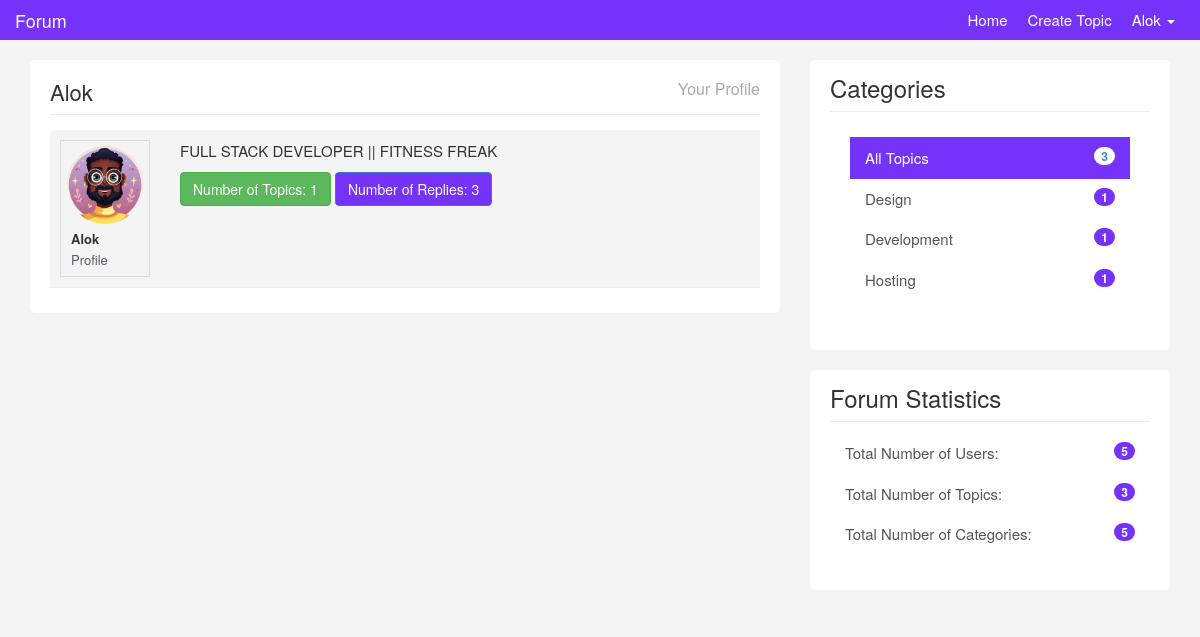
The app's page /users/profile.php?name=Alok (signed in) with its own data.
### tables this page shows
CREATE TABLE `users` (
  `id` int(11) NOT NULL,
  `name` varchar(250) NOT NULL,
  `email` varchar(200) NOT NULL,
  `username` varchar(255) DEFAULT NULL,
  `password` varchar(200) NOT NULL,
  `about` text NOT NULL,
  `avatar` varchar(200) NOT NULL,
  `created_at` timestamp NOT NULL DEFAULT current_timestamp()
);

CREATE TABLE `categories` (
  `id` int(5) NOT NULL,
  `name` varchar(200) NOT NULL,
  `created_at` timestamp NOT NULL DEFAULT current_timestamp()
);

### users/profile.php (the view, shortened to what this page needs)
<?php require "../includes/header.php";		?>
<?php require "../config/conf.php";			?>
<?php
        if(isset($_GET['name'])){
            $name = $_GET['name'];
            $select = $conn->query("SELECT * FROM users WHERE username='$name'");
            $select->execute();
            $users=$select->fetch(PDO::FETCH_OBJ);
            $num_topics = $conn->query("SELECT COUNT(*) as num_topics FROM topics WHERE user_name='$name'");
            $num_topics->execute();
            $allnum_topics=$num_topics->fetch(PDO::FETCH_OBJ);
            $num_replies = $conn->query("SELECT COUNT(*) as num_replies FROM replies WHERE user_name='$name'");
            $num_replies->execute();
            $allnum_replies=$num_replies->fetch(PDO::FETCH_OBJ);
        }
?>
    <div class="container">
      <div class="row">
        <div class="col-md-8">
          <div class="main-col">
            <div class="block">
              <h1 class="pull-left"><?php echo $users->name; ?></h1>
              <h4 class="pull-right">Your Profile</h4>
              <div class="clearfix"></div>
              <hr>
              <ul id="topics">
                              <li id="main-topic" class="topic topic">
                                  <div class="row">
                                      <div class="col-md-2">
                                          <div class="user-info">
                                              <img class="avatar pull-left rounded-circle" style="border-radius: 50%;" src="../img/<?php echo $users->avatar; ?>" />
                                              <ul>
                                                  <li><strong><?php echo $users->username; ?></strong></li>
                                                  <li><a href="profile.php?name=<?php echo $users->username; ?>">Profile</a>
                                              </ul>
                                          </div>
                                      </div>
                                      <div class="col-md-10">
                                          <div class="topic-content pull-right">
                                              <p>
                                                  <?php echo $users->about; ?>
                                              </p>
                                          </div>
                                              <a class="btn btn-success" href="" role="button">Number of Topics: <?php echo $allnum_topics->num_topics; ?></a>
                                              <a class="btn btn-primary" href="" role="button">Number of Replies: <?php echo $allnum_replies->num_replies; ?></a>
                                      </div>
                                  </div>
                              </li>
              </ul>
            </div>
          </div>
        </div>
        <?php require "../includes/footer.php";		?>

### includes/footer.php (shortened to what this page needs)
<?php
	$topics= $conn->query("SELECT COUNT(*) AS all_topics from topics");
	$topics->execute();
	$allTopics = $topics->fetch(PDO::FETCH_OBJ);
	$categories = $conn->query("
    SELECT
        categories.id AS id,
        categories.name AS name,
        COUNT(topics.category) AS count_category
    FROM
        categories
    LEFT JOIN
        topics ON categories.name = topics.category
    GROUP BY
        categories.name
    HAVING
        count_category > 0
");
$categories->execute();
$allCategories = $categories->fetchAll(PDO::FETCH_OBJ);
	$users = $conn->query("SELECT COUNT(*) AS COUNT_users FROM users");
	$users -> execute();
	$allUsers = $users->fetch(PDO::FETCH_OBJ);
		$topics = $conn->query("SELECT COUNT(*) AS COUNT_topics FROM topics");
		$topics -> execute();
		$alltopics_count = $topics->fetch(PDO::FETCH_OBJ);
		$categories_count = $conn->query("SELECT COUNT(*) AS COUNT_categories FROM categories");
		$categories_count -> execute();
		$allcategories_count = $categories_count->fetch(PDO::FETCH_OBJ);
?>
<div class="col-md-4">
				<div class="sidebar">
					<div class="block">
					<h3>Categories</h3>
					<div class="list-group block ">
						<a href="#" class="list-group-item active">All Topics <span class="badge pull-right"><?php echo $allTopics->all_topics ?></span></a>
						<?php foreach($allCategories as $category) : ?>
						<a href="<?php echo APPURL;?>/categories/show.php?name=<?php echo $category->name; ?>" class="list-group-item"><?php echo $category->name; ?>
						<span class="color badge pull-right"><?php echo $category->count_category; ?></span></a>
						<?php endforeach; ?>
					</div>
					</div>
					<div class="block" style="margin-top: 20px;">
						<h3 class="margin-top: 40px">Forum Statistics</h3>
						<div class="list-group">
							<a href="#" class="list-group-item">Total Number of Users:<span class="color badge pull-right"><?php echo $allUsers -> COUNT_users; ?></span></a>
							<a href="#" class="list-group-item">Total Number of Topics:<span class="color badge pull-right"><?php echo $alltopics_count -> COUNT_topics; ?></span></a>
							<a href="#" class="list-group-item">Total Number of Categories: <span class="color badge pull-right"><?php echo $allcategories_count -> COUNT_categories; ?></span></a>
						</div>
				    </div>
			    </div>
				</div>
			</div>
		</div>
  </body>
</html>

### css/custom.css (style rules this page uses)
body { padding-top: 60px; background:#f4f4f4; font-size:15px; }
a { color:#5c5b69; }
ul { padding:0; margin:0; list-style:none; }
hr { margin:10px 0 15px 0; }
h3 { margin-bottom:5px; }
.block { background:#fff; border-radius:5px; padding: 15px 20px; margin-bottom:20px; }
.main-col { overflow:auto; }
.main-col h1 { font-size:22px; margin:5px 0 0 0; padding:0; }
.main-col h4 { font-size:16px; margin:5px 0 0 0; padding:0; color:#aaa; }
.sidebar .block h3 { margin:0 0 10px 0; padding-bottom:10px; border-bottom:#eee solid 1px; }
.topic { border-bottom:#eee solid 1px; margin-bottom:10px; padding:10px; }
.topic-content { width:100%; }
img.avatar { width:100%; }
a.list-group-item.active, a.list-group-item.active:hover, a.list-group-item.active:focus { background:rgb(117, 50, 249); border-radius:0; }
.list-group-item { border:0 }
#main-topic { background:#f4f4f4; padding:10px; }
.user-info { border:#ddd solid 1px; padding:5px; overflow:hidden; font-size:13px; }
.user-info img { display:block; margin-bottom:5px; }
.user-info ul { list-style:none; margin:10px 0 0 5px; }
.user-info li { line-height:1.6em; }
.btn-primary { background:#7532F9; }
.color { background-color: rgb(117, 50, 249); color: white; }

### records on screen
users: name "Alok", avatar (picture), username "Alok", about "FULL STACK DEVELOPER || FITNESS FREAK"
categories: name "Design", count_category "1"
categories: name "Development", count_category "1"
categories: name "Hosting", count_category "1"

### other values on screen
$_SESSION['username'] "Alok"
$allnum_topics->num_topics "1"
$allnum_replies->num_replies "3"
$allTopics->all_topics "3"
$allUsers -> COUNT_users "5"
$alltopics_count -> COUNT_topics "3"
$allcategories_count -> COUNT_categories "5"
